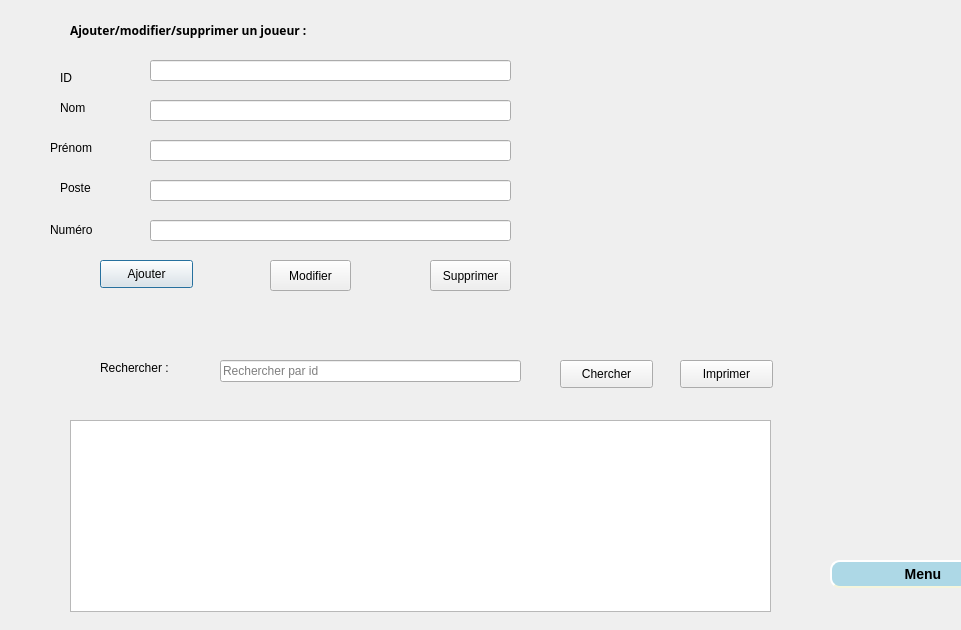
<?xml version="1.0" encoding="UTF-8"?>
<ui version="4.0">
 <class>crud_joueur</class>
 <widget class="QDialog" name="crud_joueur">
  <property name="geometry">
   <rect>
    <x>0</x>
    <y>0</y>
    <width>961</width>
    <height>630</height>
   </rect>
  </property>
  <property name="windowTitle">
   <string>Joueurs</string>
  </property>
  <widget class="QPushButton" name="pushButton_16">
   <property name="geometry">
    <rect>
     <x>100</x>
     <y>260</y>
     <width>93</width>
     <height>28</height>
    </rect>
   </property>
   <property name="text">
    <string>Ajouter</string>
   </property>
  </widget>
  <widget class="QLineEdit" name="prenom">
   <property name="geometry">
    <rect>
     <x>150</x>
     <y>140</y>
     <width>361</width>
     <height>21</height>
    </rect>
   </property>
  </widget>
  <widget class="QLabel" name="label_48">
   <property name="geometry">
    <rect>
     <x>60</x>
     <y>100</y>
     <width>55</width>
     <height>16</height>
    </rect>
   </property>
   <property name="text">
    <string>Nom</string>
   </property>
  </widget>
  <widget class="QLabel" name="label_45">
   <property name="geometry">
    <rect>
     <x>50</x>
     <y>220</y>
     <width>71</width>
     <height>20</height>
    </rect>
   </property>
   <property name="text">
    <string>Numéro</string>
   </property>
  </widget>
  <widget class="QLineEdit" name="nom">
   <property name="geometry">
    <rect>
     <x>150</x>
     <y>100</y>
     <width>361</width>
     <height>21</height>
    </rect>
   </property>
  </widget>
  <widget class="QLabel" name="label_49">
   <property name="geometry">
    <rect>
     <x>60</x>
     <y>180</y>
     <width>55</width>
     <height>16</height>
    </rect>
   </property>
   <property name="text">
    <string>Poste</string>
   </property>
  </widget>
  <widget class="QLabel" name="label_46">
   <property name="geometry">
    <rect>
     <x>50</x>
     <y>140</y>
     <width>55</width>
     <height>16</height>
    </rect>
   </property>
   <property name="text">
    <string>Prénom</string>
   </property>
  </widget>
  <widget class="QTableView" name="tabjoueur">
   <property name="enabled">
    <bool>true</bool>
   </property>
   <property name="geometry">
    <rect>
     <x>70</x>
     <y>420</y>
     <width>701</width>
     <height>192</height>
    </rect>
   </property>
   <property name="contextMenuPolicy">
    <enum>Qt::DefaultContextMenu</enum>
   </property>
   <property name="acceptDrops">
    <bool>false</bool>
   </property>
   <property name="accessibleName">
    <string notr="true"/>
   </property>
  </widget>
  <widget class="QLabel" name="label_9">
   <property name="geometry">
    <rect>
     <x>60</x>
     <y>70</y>
     <width>55</width>
     <height>16</height>
    </rect>
   </property>
   <property name="text">
    <string>ID</string>
   </property>
  </widget>
  <widget class="QLabel" name="label_47">
   <property name="geometry">
    <rect>
     <x>70</x>
     <y>0</y>
     <width>331</width>
     <height>61</height>
    </rect>
   </property>
   <property name="font">
    <font>
     <family>Arial Black</family>
     <weight>75</weight>
     <bold>true</bold>
    </font>
   </property>
   <property name="text">
    <string>Ajouter/modifier/supprimer un joueur :</string>
   </property>
  </widget>
  <widget class="QLineEdit" name="num">
   <property name="geometry">
    <rect>
     <x>150</x>
     <y>220</y>
     <width>361</width>
     <height>21</height>
    </rect>
   </property>
  </widget>
  <widget class="QPushButton" name="pushButton_19">
   <property name="geometry">
    <rect>
     <x>270</x>
     <y>260</y>
     <width>81</width>
     <height>31</height>
    </rect>
   </property>
   <property name="text">
    <string>Modifier</string>
   </property>
  </widget>
  <widget class="QLabel" name="label_44">
   <property name="geometry">
    <rect>
     <x>860</x>
     <y>0</y>
     <width>91</width>
     <height>81</height>
    </rect>
   </property>
   <property name="text">
    <string/>
   </property>
   <property name="pixmap">
    <pixmap>../84639679_1093221177697262_6017725296000630784_n.png</pixmap>
   </property>
   <property name="scaledContents">
    <bool>true</bool>
   </property>
  </widget>
  <widget class="QLineEdit" name="id">
   <property name="geometry">
    <rect>
     <x>150</x>
     <y>60</y>
     <width>361</width>
     <height>21</height>
    </rect>
   </property>
  </widget>
  <widget class="QLineEdit" name="poste">
   <property name="geometry">
    <rect>
     <x>150</x>
     <y>180</y>
     <width>361</width>
     <height>21</height>
    </rect>
   </property>
  </widget>
  <widget class="QPushButton" name="pushButton_21">
   <property name="geometry">
    <rect>
     <x>430</x>
     <y>260</y>
     <width>81</width>
     <height>31</height>
    </rect>
   </property>
   <property name="text">
    <string>Supprimer</string>
   </property>
  </widget>
  <widget class="QLabel" name="label">
   <property name="geometry">
    <rect>
     <x>100</x>
     <y>360</y>
     <width>71</width>
     <height>16</height>
    </rect>
   </property>
   <property name="text">
    <string>Rechercher :</string>
   </property>
  </widget>
  <widget class="QPushButton" name="pushButton">
   <property name="geometry">
    <rect>
     <x>560</x>
     <y>360</y>
     <width>93</width>
     <height>28</height>
    </rect>
   </property>
   <property name="text">
    <string>Chercher</string>
   </property>
  </widget>
  <widget class="QLineEdit" name="lineEdit">
   <property name="geometry">
    <rect>
     <x>220</x>
     <y>360</y>
     <width>301</width>
     <height>22</height>
    </rect>
   </property>
   <property name="placeholderText">
    <string>Rechercher par id</string>
   </property>
  </widget>
  <widget class="QPushButton" name="pushButton_2">
   <property name="geometry">
    <rect>
     <x>830</x>
     <y>560</y>
     <width>186</width>
     <height>28</height>
    </rect>
   </property>
   <property name="styleSheet">
    <string notr="true">QPushButton#pushButton_2{
    background-color: lightblue;
    border-style: outset;
    border-width: 2px;
    border-radius: 10px;
    border-color: beige;
    font: bold 14px;
    min-width: 10em;
    padding: 6px;
}</string>
   </property>
   <property name="text">
    <string>Menu</string>
   </property>
  </widget>
  <widget class="QPushButton" name="pushButton_3">
   <property name="geometry">
    <rect>
     <x>680</x>
     <y>360</y>
     <width>93</width>
     <height>28</height>
    </rect>
   </property>
   <property name="text">
    <string>Imprimer</string>
   </property>
  </widget>
 </widget>
 <resources/>
 <connections/>
</ui>
